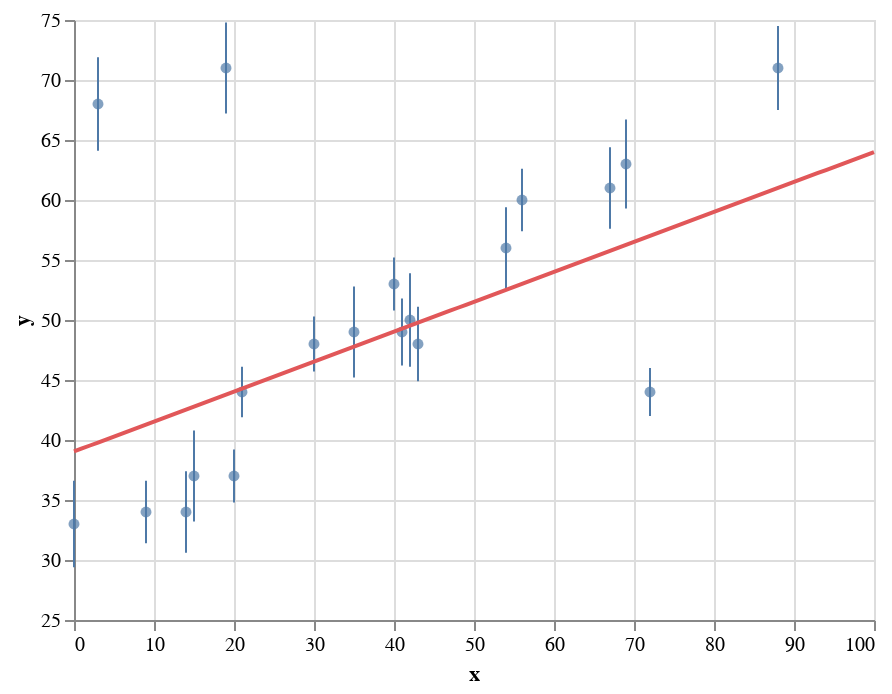

The notebook cell this image was saved under:
### Code cell
error_bars = (
    altair.Chart(df_obs)
    .mark_errorbar(color=BLUE)
    .encode(altair.X("x"), altair.Y("y"), altair.YError("err"))
)
points = (
    altair.Chart(df_obs)
    .mark_circle(color=BLUE)
    .encode(x=altair.X("x"), y=altair.Y("y", scale=altair.Scale(zero=False)))
)
best_fit = (
    altair.Chart(
        pd.DataFrame({"x": np.linspace(0, 100, 101)}).assign(
            y=lambda df: df_samples["beta_0"].mean()
            + df_samples["beta_1"].mean() * df["x"]
        )
    )
    .mark_line(color=RED)
    .encode(altair.X("x"), altair.Y("y"))
)
points + error_bars + best_fit

### Figure 1 — Vega-Lite specification as saved in the notebook (floating-point values rounded to 4 significant figures)
{"$schema": "https://vega.github.io/schema/vega-lite/v4.17.0.json", "config": {"view": {"continuousHeight": 300, "continuousWidth": 400}}, "data": {"name": "data-f3d943561f3e17e4f3ee5f1e4a597fcc"}, "datasets": {"data-281b34ad518718c3474aad1d5f60aaa7": [{"x": 0, "y": 39.04}, {"x": 1, "y": 39.29}, {"x": 2, "y": 39.54}, {"x": 3, "y": 39.79}, {"x": 4, "y": 40.04}, {"x": 5, "y": 40.29}, {"x": 6, "y": 40.54}, {"x": 7, "y": 40.79}, {"x": 8, "y": 41.04}, {"x": 9, "y": 41.29}, {"x": 10, "y": 41.54}, {"x": 11, "y": 41.79}, {"x": 12, "y": 42.04}, {"x": 13, "y": 42.29}, {"x": 14, "y": 42.54}, {"x": 15, "y": 42.79}, {"x": 16, "y": 43.04}, {"x": 17, "y": 43.28}, {"x": 18, "y": 43.53}, {"x": 19, "y": 43.78}, {"x": 20, "y": 44.03}, {"x": 21, "y": 44.28}, {"x": 22, "y": 44.53}, {"x": 23, "y": 44.78}, {"x": 24, "y": 45.03}, {"x": 25, "y": 45.28}, {"x": 26, "y": 45.53}, {"x": 27, "y": 45.78}, {"x": 28, "y": 46.03}, {"x": 29, "y": 46.28}, {"x": 30, "y": 46.53}, {"x": 31, "y": 46.78}, {"x": 32, "y": 47.03}, {"x": 33, "y": 47.28}, {"x": 34, "y": 47.53}, {"x": 35, "y": 47.78}, {"x": 36, "y": 48.03}, {"x": 37, "y": 48.28}, {"x": 38, "y": 48.53}, {"x": 39, "y": 48.77}, {"x": 40, "y": 49.02}, {"x": 41, "y": 49.27}, {"x": 42, "y": 49.52}, {"x": 43, "y": 49.77}, {"x": 44, "y": 50.02}, {"x": 45, "y": 50.27}, {"x": 46, "y": 50.52}, {"x": 47, "y": 50.77}, {"x": 48, "y": 51.02}, {"x": 49, "y": 51.27}, {"x": 50, "y": 51.52}, {"x": 51, "y": 51.77}, {"x": 52, "y": 52.02}, {"x": 53, "y": 52.27}, {"x": 54, "y": 52.52}, {"x": 55, "y": 52.77}, {"x": 56, "y": 53.02}, {"x": 57, "y": 53.27}, {"x": 58, "y": 53.52}, {"x": 59, "y": 53.77}, {"x": 60, "y": 54.02}, {"x": 61, "y": 54.26}, {"x": 62, "y": 54.51}, {"x": 63, "y": 54.76}, {"x": 64, "y": 55.01}, {"x": 65, "y": 55.26}, {"x": 66, "y": 55.51}, {"x": 67, "y": 55.76}, {"x": 68, "y": 56.01}, {"x": 69, "y": 56.26}, {"x": 70, "y": 56.51}, {"x": 71, "y": 56.76}, {"x": 72, "y": 57.01}, {"x": 73, "y": 57.26}, {"x": 74, "y": 57.51}, {"x": 75, "y": 57.76}, {"x": 76, "y": 58.01}, {"x": 77, "y": 58.26}, {"x": 78, "y": 58.51}, {"x": 79, "y": 58.76}, {"x": 80, "y": 59.01}, {"x": 81, "y": 59.26}, {"x": 82, "y": 59.51}, {"x": 83, "y": 59.75}, {"x": 84, "y": 60.0}, {"x": 85, "y": 60.25}, {"x": 86, "y": 60.5}, {"x": 87, "y": 60.75}, {"x": 88, "y": 61.0}, {"x": 89, "y": 61.25}, {"x": 90, "y": 61.5}, {"x": 91, "y": 61.75}, {"x": 92, "y": 62.0}, {"x": 93, "y": 62.25}, {"x": 94, "y": 62.5}, {"x": 95, "y": 62.75}, {"x": 96, "y": 63.0}, {"x": 97, "y": 63.25}, {"x": 98, "y": 63.5}, {"x": 99, "y": 63.75}, {"x": 100, "y": 64.0}], "data-f3d943561f3e17e4f3ee5f1e4a597fcc": [{"err": 3.6, "x": 0, "y": 33}, {"err": 3.9, "x": 3, "y": 68}, {"err": 2.6, "x": 9, "y": 34}, {"err": 3.4, "x": 14, "y": 34}, {"err": 3.8, "x": 15, "y": 37}, {"err": 3.8, "x": 19, "y": 71}, {"err": 2.2, "x": 20, "y": 37}, {"err": 2.1, "x": 21, "y": 44}, {"err": 2.3, "x": 30, "y": 48}, {"err": 3.8, "x": 35, "y": 49}, {"err": 2.2, "x": 40, "y": 53}, {"err": 2.8, "x": 41, "y": 49}, {"err": 3.9, "x": 42, "y": 50}, {"err": 3.1, "x": 43, "y": 48}, {"err": 3.4, "x": 54, "y": 56}, {"err": 2.6, "x": 56, "y": 60}, {"err": 3.4, "x": 67, "y": 61}, {"err": 3.7, "x": 69, "y": 63}, {"err": 2, "x": 72, "y": 44}, {"err": 3.5, "x": 88, "y": 71}]}, "layer": [{"encoding": {"x": {"field": "x", "type": "quantitative"}, "y": {"field": "y", "scale": {"zero": false}, "type": "quantitative"}}, "mark": {"color": "#4e79a7", "type": "circle"}}, {"encoding": {"x": {"field": "x", "type": "quantitative"}, "y": {"field": "y", "type": "quantitative"}, "yError": {"field": "err"}}, "mark": {"color": "#4e79a7", "type": "errorbar"}}, {"data": {"name": "data-281b34ad518718c3474aad1d5f60aaa7"}, "encoding": {"x": {"field": "x", "type": "quantitative"}, "y": {"field": "y", "type": "quantitative"}}, "mark": {"color": "#e15759", "type": "line"}}]}
